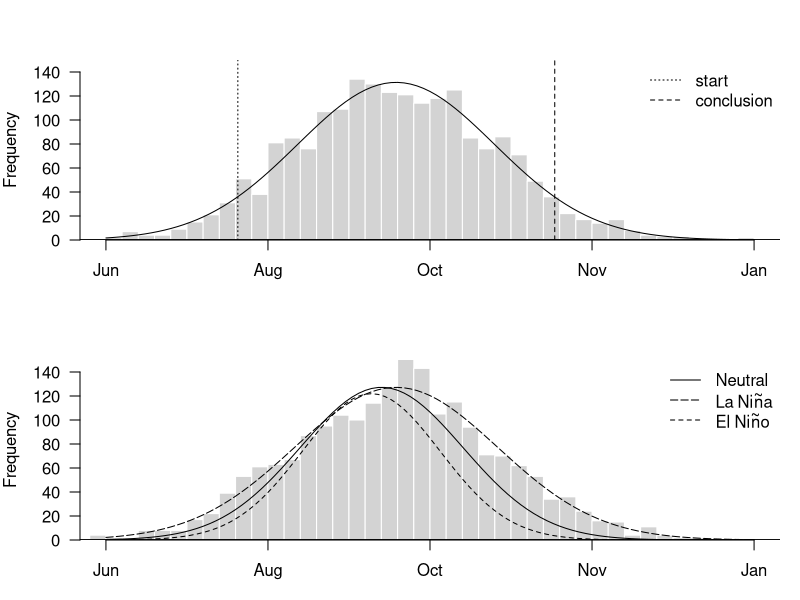

Source code (R):
#########################
#Figure 1
###################

pdf(file = paste0("/Users/daisy/GoogleDrive/PhD/ENSO/Manuscript/DiversityAndDist/Figures/Hypothesis",as.Date(Sys.time()),".pdf"),
    width = 4, height = 5.5)
 par(mfrow = c(2,1),
     mar = c(3,4,3,1),
     yaxs="i",
     las=1)


#generate some data
LA<-data.frame(obs=rnorm(2000, 9, 3))
LA$Phase<-"La Nina"
x<-LA$obs
H <- hist(x,breaks=50,freq=TRUE,border="white",axes=FALSE,main="",xlab="",ylim=c(0,150),xlim=c(0,20))
dx <- (H$breaks[2]-H$breaks[1])
m  <- mean(x)
s  <- sd(x)
N <- length(x)
curve(N*dx*dnorm(x, mean=m, sd=s), add=TRUE)
Axis(side=1, labels=c("Jun","Aug","Oct","Nov","Jan"),
     at=c(0,5,10,15,20))
Axis(side=2)
abline(h=0,lwd=1.8)

qE<-quantile(x,probs=c(0.05,.5,.95))
abline(v=qE[1],lty=3)
#abline(v=qE[2],lty=2)
abline(v=qE[3],lty=2)


legend("topright",legend=c("start","conclusion"),
       lty=c(3,2),bty="n")





#generate some data
LA<-data.frame(obs=rnorm(2000, 9, 3.2))
LA$Phase<-"La Nina"
x<-LA$obs
H <- hist(x,breaks=50,freq=TRUE,border="white",axes=FALSE,main="",xlab="",ylim=c(0,150),xlim=c(0,20))
dx <- (H$breaks[2]-H$breaks[1])
m  <- mean(x)
s  <- sd(x)
N <- length(x)
curve(N*dx*dnorm(x, mean=m, sd=s), add=TRUE,lty=5)
Axis(side=1, labels=c("Jun","Aug","Oct","Nov","Jan"),
     at=c(0,5,10,15,20))
Axis(side=2)
abline(h=0,lwd=1.8)

# qE<-quantile(x,probs=c(0.05,.5,.95))
#
# abline(v=qE[1])
# abline(v=qE[2])
# abline(v=qE[3])

Neu<-data.frame(obs=rnorm(1600, 8.6, 2.6))
Neu$Phase<-"Neutral"
x<-Neu$obs
m  <- mean(x)
s  <- sd(x)
N <- length(x)
curve(N*dx*dnorm(x, mean=m, sd=s), add=TRUE)



El<-data.frame(obs=rnorm(1300, 8.2, 2.2))
El$Phase<-"El Nino"
x<-El$obs
m  <- mean(x)
s  <- sd(x)
N <- length(x)
curve(N*dx*dnorm(x, mean=m, sd=s), add=TRUE,lty=2)


legend("topright",legend=c("Neutral",expression(La~Ni*tilde(n)*a),expression(El~Ni*tilde(n)*o)),
       lty=c(1,5,2),bty="n")


dev.off()

